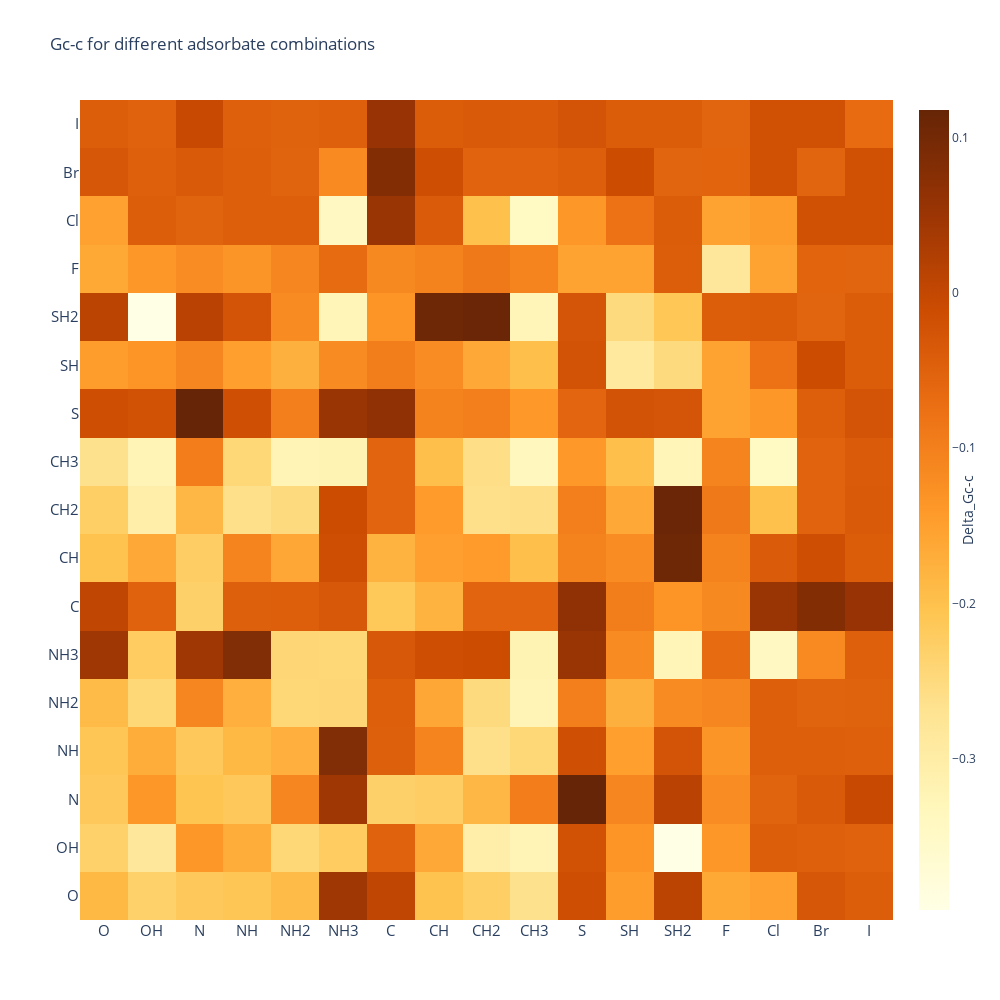

The code cell stored with this chart in its notebook:
### Code cell
import plotly.offline as py
py.init_notebook_mode(connected=True)
import plotly.graph_objs as go
from matplotlib.colors import ListedColormap




#Plotting
trace = go.Heatmap(z = twoD,
                   x = adsorbates,
                   y = adsorbates,
                   colorscale = 'YlOrBr',
                   colorbar   = dict(title = "Delta_Gc-c",
                                     titleside = "right"
                                    )
                  )

layout = go.Layout(dict(title = "Gc-c for different adsorbate combinations",
                        autosize = False,
                        height  = 1000,
                        width   = 1000,
                        yaxis   = dict(tickfont = dict(size = 15)),
                        xaxis   = dict(tickfont = dict(size = 15))
                       )
                  )

data = [trace]
fig = go.Figure(data=data,layout=layout)
py.iplot(fig)

### Figure 1 — Plotly figure (JSON) as saved in the notebook; plotly's stock layout.template omitted (floating-point values rounded to 4 significant figures; data arrays with more than 128 entries replaced by an {"elided": "..."} marker saying what was removed)
{"data": [{"colorbar": {"title": {"side": "right", "text": "Delta_Gc-c"}}, "colorscale": [[0, "rgb(255,255,229)"], [0.125, "rgb(255,247,188)"], [0.25, "rgb(254,227,145)"], [0.375, "rgb(254,196,79)"], [0.5, "rgb(254,153,41)"], [0.625, "rgb(236,112,20)"], [0.75, "rgb(204,76,2)"], [0.875, "rgb(153,52,4)"], [1, "rgb(102,37,6)"]], "type": "heatmap", "x": ["O", "OH", "N", "NH", "NH2", "NH3", "C", "CH", "CH2", "CH3", "S", "SH", "SH2", "F", "Cl", "Br", "I"], "y": ["O", "OH", "N", "NH", "NH2", "NH3", "C", "CH", "CH2", "CH3", "S", "SH", "SH2", "F", "Cl", "Br", "I"], "z": {"elided": "17x17 float values"}}], "layout": {"autosize": false, "height": 1000, "title": {"text": "Gc-c for different adsorbate combinations"}, "width": 1000, "xaxis": {"tickfont": {"size": 15}}, "yaxis": {"tickfont": {"size": 15}}}}
